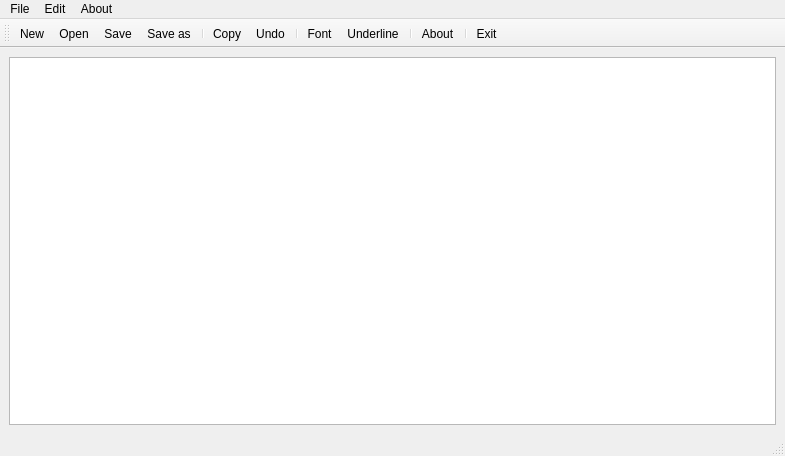
<?xml version="1.0" encoding="UTF-8"?>
<ui version="4.0">
 <class>Notepad</class>
 <widget class="QMainWindow" name="Notepad">
  <property name="geometry">
   <rect>
    <x>0</x>
    <y>0</y>
    <width>785</width>
    <height>456</height>
   </rect>
  </property>
  <property name="windowTitle">
   <string>Notepad</string>
  </property>
  <widget class="QWidget" name="centralwidget">
   <layout class="QGridLayout" name="gridLayout">
    <item row="0" column="0">
     <widget class="QTextEdit" name="textEdit"/>
    </item>
   </layout>
  </widget>
  <widget class="QMenuBar" name="menubar">
   <property name="geometry">
    <rect>
     <x>0</x>
     <y>0</y>
     <width>785</width>
     <height>25</height>
    </rect>
   </property>
   <widget class="QMenu" name="menuFile">
    <property name="title">
     <string>File</string>
    </property>
    <addaction name="actionNew"/>
    <addaction name="actionOpen"/>
    <addaction name="actionSave"/>
    <addaction name="actionSave_as"/>
    <addaction name="separator"/>
    <addaction name="actionExit"/>
   </widget>
   <widget class="QMenu" name="menuEdit">
    <property name="title">
     <string>Edit</string>
    </property>
    <addaction name="actionCopy"/>
    <addaction name="actionUndo"/>
    <addaction name="separator"/>
    <addaction name="actionFont"/>
    <addaction name="actionUnderline"/>
   </widget>
   <widget class="QMenu" name="menuAbout">
    <property name="title">
     <string>About</string>
    </property>
    <addaction name="actionAbout"/>
   </widget>
   <addaction name="menuFile"/>
   <addaction name="menuEdit"/>
   <addaction name="menuAbout"/>
  </widget>
  <widget class="QToolBar" name="toolBar">
   <property name="windowTitle">
    <string>toolBar</string>
   </property>
   <attribute name="toolBarArea">
    <enum>TopToolBarArea</enum>
   </attribute>
   <attribute name="toolBarBreak">
    <bool>false</bool>
   </attribute>
   <addaction name="actionNew"/>
   <addaction name="actionOpen"/>
   <addaction name="actionSave"/>
   <addaction name="actionSave_as"/>
   <addaction name="separator"/>
   <addaction name="actionCopy"/>
   <addaction name="actionUndo"/>
   <addaction name="separator"/>
   <addaction name="actionFont"/>
   <addaction name="actionUnderline"/>
   <addaction name="separator"/>
   <addaction name="actionAbout"/>
   <addaction name="separator"/>
   <addaction name="actionExit"/>
  </widget>
  <widget class="QStatusBar" name="statusBar"/>
  <action name="actionNew">
   <property name="icon">
    <iconset resource="NotePad.qrc">
     <normaloff>:/D:/Qt/Examples/Qt-6.2.4/widgets/tutorials/notepad/images/new.png</normaloff>:/D:/Qt/Examples/Qt-6.2.4/widgets/tutorials/notepad/images/new.png</iconset>
   </property>
   <property name="text">
    <string>New </string>
   </property>
   <property name="toolTip">
    <string>New text document</string>
   </property>
   <property name="shortcut">
    <string>Ctrl+N</string>
   </property>
  </action>
  <action name="actionOpen">
   <property name="icon">
    <iconset resource="NotePad.qrc">
     <normaloff>:/D:/Qt/Examples/Qt-6.2.4/widgets/tutorials/notepad/images/open.png</normaloff>:/D:/Qt/Examples/Qt-6.2.4/widgets/tutorials/notepad/images/open.png</iconset>
   </property>
   <property name="text">
    <string>Open</string>
   </property>
   <property name="toolTip">
    <string>Open file</string>
   </property>
   <property name="shortcut">
    <string>Ctrl+O</string>
   </property>
  </action>
  <action name="actionSave">
   <property name="icon">
    <iconset resource="NotePad.qrc">
     <normaloff>:/D:/Qt/Examples/Qt-6.2.4/widgets/tutorials/notepad/images/save.png</normaloff>:/D:/Qt/Examples/Qt-6.2.4/widgets/tutorials/notepad/images/save.png</iconset>
   </property>
   <property name="text">
    <string>Save</string>
   </property>
   <property name="toolTip">
    <string>Save file</string>
   </property>
   <property name="shortcut">
    <string>Ctrl+S</string>
   </property>
  </action>
  <action name="actionCopy">
   <property name="icon">
    <iconset resource="NotePad.qrc">
     <normaloff>:/D:/Qt/Examples/Qt-6.2.4/widgets/tutorials/notepad/images/copy.png</normaloff>:/D:/Qt/Examples/Qt-6.2.4/widgets/tutorials/notepad/images/copy.png</iconset>
   </property>
   <property name="text">
    <string>Copy</string>
   </property>
   <property name="toolTip">
    <string>Copy</string>
   </property>
   <property name="shortcut">
    <string>Ctrl+C</string>
   </property>
  </action>
  <action name="actionUnderline">
   <property name="checkable">
    <bool>true</bool>
   </property>
   <property name="icon">
    <iconset resource="NotePad.qrc">
     <normaloff>:/D:/Qt/Examples/Qt-6.2.4/widgets/tutorials/notepad/images/underline.png</normaloff>:/D:/Qt/Examples/Qt-6.2.4/widgets/tutorials/notepad/images/underline.png</iconset>
   </property>
   <property name="text">
    <string>Underline</string>
   </property>
   <property name="toolTip">
    <string>Underline</string>
   </property>
   <property name="shortcut">
    <string>Ctrl+U</string>
   </property>
  </action>
  <action name="actionAbout">
   <property name="icon">
    <iconset resource="NotePad.qrc">
     <normaloff>:/D:/Qt/Examples/Qt-6.2.4/widgets/tutorials/notepad/images/info.png</normaloff>:/D:/Qt/Examples/Qt-6.2.4/widgets/tutorials/notepad/images/info.png</iconset>
   </property>
   <property name="text">
    <string>About</string>
   </property>
   <property name="toolTip">
    <string>About Notepad</string>
   </property>
  </action>
  <action name="actionExit">
   <property name="icon">
    <iconset resource="NotePad.qrc">
     <normaloff>:/D:/Qt/Examples/Qt-6.2.4/widgets/tutorials/notepad/images/exit.png</normaloff>:/D:/Qt/Examples/Qt-6.2.4/widgets/tutorials/notepad/images/exit.png</iconset>
   </property>
   <property name="text">
    <string>Exit</string>
   </property>
   <property name="toolTip">
    <string>Exit notepad</string>
   </property>
  </action>
  <action name="actionFont">
   <property name="icon">
    <iconset resource="NotePad.qrc">
     <normaloff>:/D:/Qt/Examples/Qt-6.2.4/widgets/tutorials/notepad/images/font.png</normaloff>:/D:/Qt/Examples/Qt-6.2.4/widgets/tutorials/notepad/images/font.png</iconset>
   </property>
   <property name="text">
    <string>Font</string>
   </property>
   <property name="toolTip">
    <string>Font</string>
   </property>
   <property name="shortcut">
    <string>Ctrl+F</string>
   </property>
  </action>
  <action name="actionUndo">
   <property name="icon">
    <iconset resource="NotePad.qrc">
     <normaloff>:/D:/Qt/Examples/Qt-6.2.4/widgets/tutorials/notepad/images/edit_undo.png</normaloff>:/D:/Qt/Examples/Qt-6.2.4/widgets/tutorials/notepad/images/edit_undo.png</iconset>
   </property>
   <property name="text">
    <string>Undo</string>
   </property>
   <property name="toolTip">
    <string>Undo</string>
   </property>
   <property name="shortcut">
    <string>Ctrl+Z</string>
   </property>
  </action>
  <action name="actionSave_as">
   <property name="icon">
    <iconset resource="NotePad.qrc">
     <normaloff>:/D:/Qt/Examples/Qt-6.2.4/widgets/tutorials/notepad/images/save_as.png</normaloff>:/D:/Qt/Examples/Qt-6.2.4/widgets/tutorials/notepad/images/save_as.png</iconset>
   </property>
   <property name="text">
    <string>Save as</string>
   </property>
   <property name="toolTip">
    <string>Save file as</string>
   </property>
   <property name="shortcut">
    <string>Alt+S</string>
   </property>
  </action>
 </widget>
 <resources>
  <include location="NotePad.qrc"/>
 </resources>
 <connections/>
</ui>
